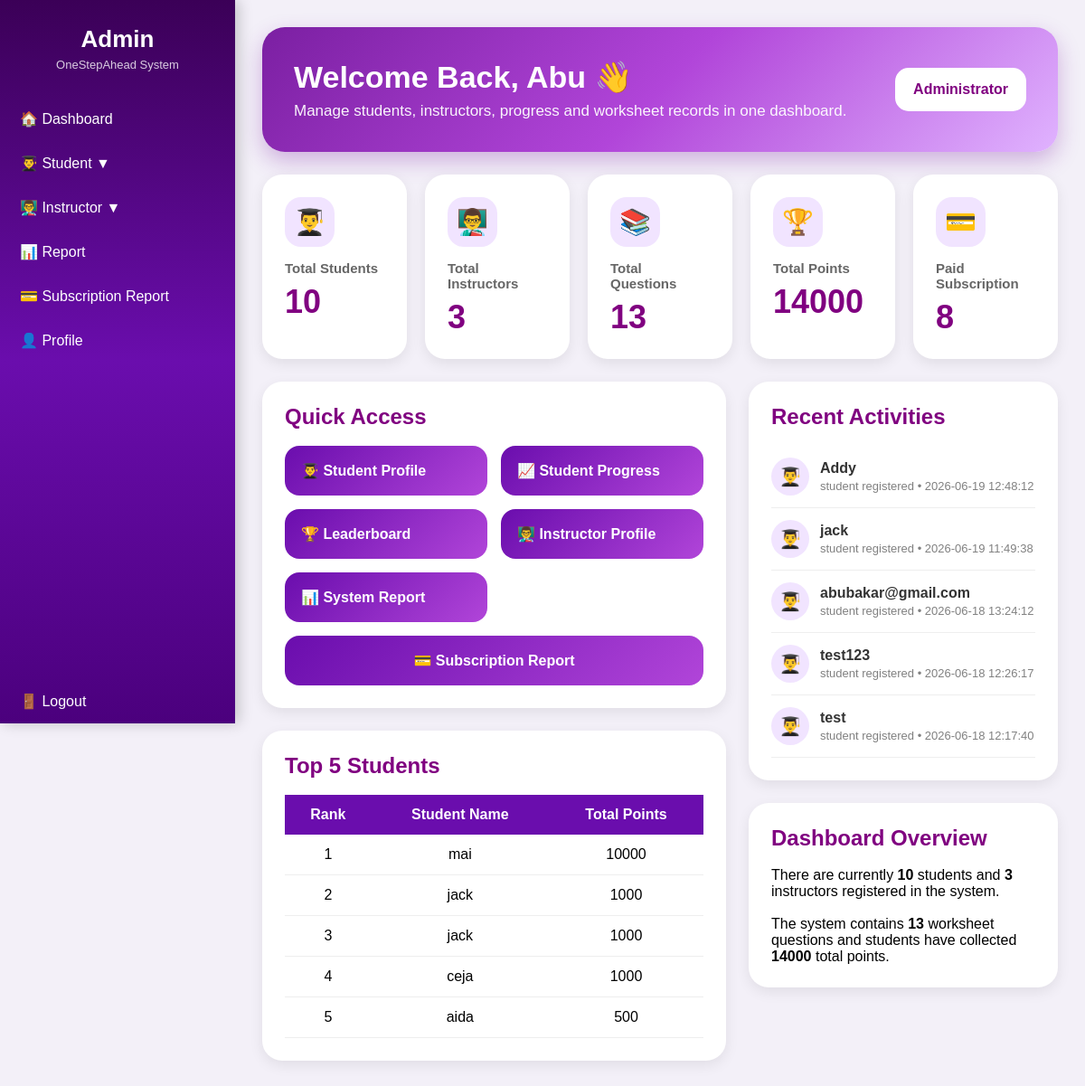
/A_home.php (signed in), run on the app's committed database.
### tables this page shows
CREATE TABLE `users` (
  `user_id` int(11) NOT NULL,
  `user_code` varchar(10) DEFAULT NULL,
  `username` varchar(100) DEFAULT NULL,
  `email` varchar(100) DEFAULT NULL,
  `phone` varchar(20) DEFAULT NULL,
  `role` varchar(20) DEFAULT NULL,
  `standard` varchar(50) DEFAULT NULL,
  `password` varchar(255) DEFAULT NULL,
  `avatar` varchar(100) DEFAULT 'avatar.jpg',
  `created_at` timestamp NOT NULL DEFAULT current_timestamp(),
  `subject_taught` varchar(50) DEFAULT NULL
);

### A_home.php (the view, shortened to what this page needs)
<?php
include "db.php";
$adminName = $_SESSION['username'];
$studentSql =
"SELECT COUNT(*) AS total_students
FROM users
WHERE role='Student'";
$studentResult =
$conn->query($studentSql);
$studentRow =
$studentResult->fetch_assoc();
$totalStudents =
$studentRow['total_students'];
$instructorSql =
"SELECT COUNT(*) AS total_instructors
FROM users
WHERE role='Instructor'";
$instructorResult =
$conn->query($instructorSql);
$instructorRow =
$instructorResult->fetch_assoc();
$totalInstructors =
$instructorRow['total_instructors'];
$questionSql =
"SELECT COUNT(*) AS total_questions
FROM worksheet_questions";
$questionResult =
$conn->query($questionSql);
$questionRow =
$questionResult->fetch_assoc();
$totalQuestions =
$questionRow['total_questions'];
$pointSql =
"SELECT SUM(total_points) AS total_points
FROM student_progress";
$pointResult =
$conn->query($pointSql);
$pointRow =
$pointResult->fetch_assoc();
$totalPoints =
$pointRow['total_points'];
$subscriptionSql =
"SELECT COUNT(*) AS total_subscription
FROM subscriptions
WHERE payment_status='Paid'";
$subscriptionResult =
$conn->query($subscriptionSql);
$subscriptionRow =
$subscriptionResult->fetch_assoc();
$totalSubscription =
$subscriptionRow['total_subscription'];
$topSql =
"SELECT users.username,
        COALESCE(student_progress.total_points, 0) AS total_points
FROM users
LEFT JOIN student_progress
ON users.user_code = student_progress.user_code
WHERE users.role='Student'
ORDER BY total_points DESC
LIMIT 5";
$topResult =
$conn->query($topSql);
$activitySql =
"SELECT username AS title,
        role AS type,
        created_at
FROM users
UNION ALL
SELECT question_text AS title,
        'Question' AS type,
        created_at
FROM worksheet_questions
ORDER BY created_at DESC
LIMIT 5";
$activityResult =
$conn->query($activitySql);
?>
<!DOCTYPE html>
<html>
<head>
</head>
<body>
<div class="sidebar">
    <div class="logo-box">
        <h2>Admin</h2>
        <p>OneStepAhead System</p>
    </div>
    <a href="A_home.php" class="active">🏠 Dashboard</a>
    <div class="dropdown">
        <button class="dropbtn" onclick="toggleStudent()">
            👨‍🎓 Student <span id="studentArrow">▼</span>
        </button>
    </div>
    <div class="dropdown">
        <button class="dropbtn" onclick="toggleInstructor()">
            👨‍🏫 Instructor <span id="instructorArrow">▼</span>
        </button>
    </div>
	<a href="report.php">📊 Report</a>
	<a href="subscription_report.php">💳 Subscription Report</a>
    <a href="a_profile.php">👤 Profile</a>
    <a href="login.php" class="logout">🚪 Logout</a>
</div>
<div class="main-content">
    <div class="hero">
        <div>
            <h1>Welcome Back, <?php echo $adminName; ?> 👋</h1>
            <p>Manage students, instructors, progress and worksheet records in one dashboard.</p>
        </div>
        <div class="admin-badge">
            Administrator
        </div>
    </div>
    <div class="stats">
        <div class="stat-card">
            <div class="icon">👨‍🎓</div>
            <h3>Total Students</h3>
            <div class="number"><?php echo $totalStudents; ?></div>
        </div>
        <div class="stat-card">
            <div class="icon">👨‍🏫</div>
            <h3>Total Instructors</h3>
            <div class="number"><?php echo $totalInstructors; ?></div>
        </div>
        <div class="stat-card">
            <div class="icon">📚</div>
            <h3>Total Questions</h3>
            <div class="number"><?php echo $totalQuestions; ?></div>
        </div>
        <div class="stat-card">
            <div class="icon">🏆</div>
            <h3>Total Points</h3>
            <div class="number"><?php echo $totalPoints; ?></div>
        </div>
		<div class="stat-card">
    <div class="icon">💳</div>
    <h3>Paid Subscription</h3>
    <div class="number">
        <?php echo $totalSubscription; ?>
    </div>
</div>
    </div>
    <div class="dashboard-grid">
        <div>
            <div class="box">
                <h2>Quick Access</h2>
                <div class="quick-buttons">
                    <a href="s_profile.php">👨‍🎓 Student Profile</a>
                    <a href="s_progress.php">📈 Student Progress</a>
                    <a href="a_leaderboard.php">🏆 Leaderboard</a>
                    <a href="i_profile.php">👨‍🏫 Instructor Profile</a>
					<a href="report.php">📊 System Report</a>
					<a href="subscription_report.php">
💳 Subscription Report
</a>
                </div>
            </div>
            <div class="box">
                <h2>Top 5 Students</h2>
                <table>
                    <tr>
                        <th>Rank</th>
                        <th>Student Name</th>
                        <th>Total Points</th>
                    </tr>
                    <?php
                    $rank = 1;
                    if($topResult->num_rows > 0)
                    {
                        while($row = $topResult->fetch_assoc())
                        {
                            echo "
                            <tr>
                                <td>$rank</td>
                                <td>{$row['username']}</td>
                                <td>{$row['total_points']}</td>
                            </tr>
                            ";
                            $rank++;
                        }
                    }
                    else
                    {
                        echo "
                        <tr>
                            <td colspan='3'>No student progress found</td>
                        </tr>
                        ";
                    }
                    ?>
                </table>
            </div>
        </div>
        <div>
            <div class="box">
                <h2>Recent Activities</h2>
                <?php
                if($activityResult->num_rows > 0)
                {
                    while($activity = $activityResult->fetch_assoc())
                    {
                        $icon = "👤";
                        $text = "registered";
                        if($activity['type'] == "Student")
                        {
                            $icon = "👨‍🎓";
                            $text = "student registered";
                        }
                        echo "
                        <div class='activity'>
                            <div class='activity-icon'>
                                $icon
                            </div>
                            <div class='activity-text'>
                                <b>{$activity['title']}</b>
                                <p>$text • {$activity['created_at']}</p>
                            </div>
                        </div>
                        ";
                    }
                }
                else
                {
                    echo "<p>No recent activities found</p>";
                }
                ?>
            </div>
            <div class="box">
                <h2>Dashboard Overview</h2>
                <p>
                    There are currently
                    <b><?php echo $totalStudents; ?></b>
                    students and
                    <b><?php echo $totalInstructors; ?></b>
                    instructors registered in the system.
                </p>
                <br>
                <p>
                    The system contains
                    <b><?php echo $totalQuestions; ?></b>
                    worksheet questions and students have collected
                    <b><?php echo $totalPoints; ?></b>
                    total points.
                </p>
            </div>
        </div>
    </div>
</div>
</body>
</html>

### A_home.php (style rules this page uses)
* { margin:0; padding:0; box-sizing:border-box; }
body { font-family:Arial, sans-serif; background:#f3f0f8; display:flex; }
.sidebar { width:260px; height:100vh; background: linear-gradient( 180deg, #3b0057, #6a0dad, #4b007d); position:fixed; left:0; top:0; display:flex; flex-direction:column; box-shadow: 4px 0 15px rgba(0,0,0,0.2); }
.logo-box { color:white; text-align:center; padding:28px 20px; }
.logo-box h2 { font-size:26px; }
.logo-box p { font-size:13px; opacity:0.8; margin-top:5px; }
.sidebar a, .dropbtn { width:100%; display:block; padding:15px 22px; color:white; text-decoration:none; background:none; border:none; text-align:left; font-size:16px; cursor:pointer; transition:0.3s; }
.sidebar a:hover, .dropbtn:hover, .active { background: rgba(255,255,255,0.18); }
.logout { margin-top:auto; background: rgba(255,255,255,0.1); }
.main-content { margin-left:260px; width:calc(100% - 260px); padding:30px; }
.hero { background:linear-gradient(135deg,#7b1fa2,#b145d9,#e0b3ff); color:white; padding:35px; border-radius:25px; display:flex; justify-content:space-between; align-items:center; box-shadow:0 10px 25px rgba(123,31,162,0.3); margin-bottom:25px; }
.hero h1 { font-size:34px; margin-bottom:8px; }
.hero p { font-size:17px; opacity:0.95; }
.admin-badge { background:white; color:purple; padding:15px 20px; border-radius:15px; font-weight:bold; }
.stats { display:grid; grid-template-columns:repeat(5,1fr); gap:20px; margin-bottom:25px; }
.stat-card { background:white; padding:25px; border-radius:22px; box-shadow:0 5px 15px rgba(0,0,0,0.08); transition:0.3s; }
.icon { width:55px; height:55px; background:#f1e4ff; color:purple; border-radius:18px; display:flex; justify-content:center; align-items:center; font-size:28px; margin-bottom:15px; }
.stat-card h3 { color:#666; font-size:15px; }
.number { font-size:36px; color:purple; font-weight:bold; margin-top:8px; }
.dashboard-grid { display:grid; grid-template-columns:1.2fr 0.8fr; gap:25px; }
.box { background:white; padding:25px; border-radius:22px; box-shadow:0 5px 15px rgba(0,0,0,0.08); margin-bottom:25px; }
.box h2 { color:purple; margin-bottom:18px; }
.quick-buttons { display:grid; grid-template-columns:repeat(2,1fr); gap:15px; }
.quick-buttons a:last-child { grid-column:1 / 3; text-align:center; }
.quick-buttons a { text-decoration:none; color:white; background:linear-gradient(135deg,#6a0dad,#b145d9); padding:18px; border-radius:16px; font-weight:bold; transition:0.3s; }
table { width:100%; border-collapse:collapse; }
th { background:#6a0dad; color:white; padding:13px; }
td { padding:13px; text-align:center; border-bottom:1px solid #eee; }
.activity { display:flex; align-items:center; gap:12px; padding:13px 0; border-bottom:1px solid #eee; }
.activity-icon { width:42px; height:42px; background:#f1e4ff; border-radius:50%; display:flex; justify-content:center; align-items:center; font-size:20px; }
.activity-text b { color:#333; }
.activity-text p { color:gray; font-size:13px; margin-top:3px; }

### data on the page
users: username "mai", total_points "10000"
users: username "jack", total_points "1000"
users: username "ceja", total_points "1000"
users: username "aida", total_points "500"

### other printed values
$adminName "Abu"
$totalStudents "10"
$totalInstructors "3"
$totalQuestions "13"
$totalPoints "14000"
$totalSubscription "8"
$icon "👨‍🎓"
$activity['title'] "Addy"
$text "student registered"
$activity['created_at'] "2026-06-19 12:48:12"
$activity['title'] "jack"
$activity['created_at'] "2026-06-19 11:49:38"
$activity['title'] "abubakar@gmail.com"
$activity['created_at'] "2026-06-18 13:24:12"
$activity['title'] "test123"
